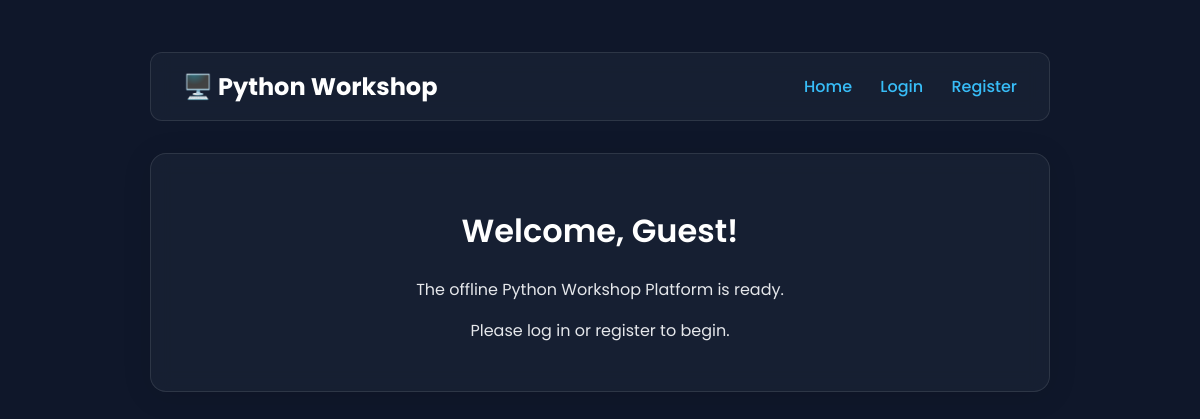
The app's page /index, older data.
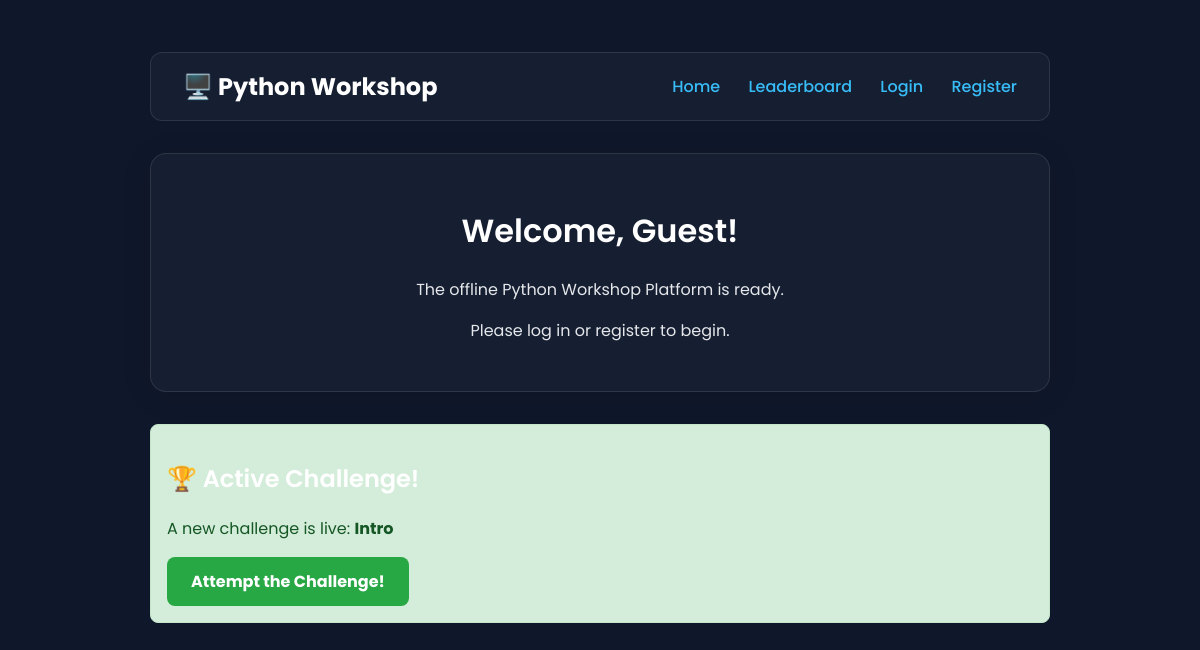
The same page, newer data.
### app/models.py (models this page shows, shortened)
class Question(db.Model):
    id = db.Column(db.Integer, primary_key=True)
    section_id = db.Column(db.Integer, db.ForeignKey('section.id'), nullable=False)
    title = db.Column(db.String(100), nullable=False)
    description = db.Column(db.Text, nullable=False)
    starter_code = db.Column(db.Text)
    hints = db.Column(db.Text)
    difficulty = db.Column(db.Integer, default=1)
    has_file_manager = db.Column(db.Boolean, default=False, nullable=False)
    expected_output = db.Column(db.Text)
    challenges = db.relationship('Challenge', backref='question', lazy='dynamic', cascade="all, delete-orphan")
    submissions = db.relationship('Submission', backref='question', lazy='dynamic', cascade="all, delete-orphan")
    drafts = db.relationship('Draft', backref='question', lazy='dynamic', cascade="all, delete-orphan")

### app/main.py (the view)
@bp.route('/')
@bp.route('/index')
def index():
    sections = Section.query.filter_by(is_unlocked=True).order_by(Section.id).all()
    active_challenge = Challenge.query.filter_by(is_active=True).first()
    return render_template('index.html', title='Home', sections=sections, active_challenge=active_challenge)

### app/main.py (called while the page is built)
@bp.app_context_processor
def inject_global_vars():
    leaderboard_setting = AppSetting.query.filter_by(key='leaderboard_visible').first()
    return dict(
        leaderboard_visible=(leaderboard_setting and leaderboard_setting.value == 'True')
    )

@bp.app_context_processor
def inject_global_vars():
    leaderboard_setting = AppSetting.query.filter_by(key='leaderboard_visible').first()
    hints_setting = AppSetting.query.filter_by(key='hints_enabled').first() # <-- ADD THIS
    return dict(
        leaderboard_visible=(leaderboard_setting and leaderboard_setting.value == 'True'),
        hints_enabled=(hints_setting and hints_setting.value == 'True') # <-- AND THIS
    )

### app/templates/index.html (shortened to what this page needs)
{% extends "base.html" %}
{% block content %}
<div class="card" style="text-align: center;">
    <h1>Welcome, {{ current_user.username if current_user.is_authenticated else 'Guest' }}!</h1>
    <p>The offline Python Workshop Platform is ready.</p>
    {% if not current_user.is_authenticated %}
    <p>Please log in or register to begin.</p>
    {% else %}
    <p style="margin-top: 2rem;">
        <a href="{{ url_for('main.download_submissions') }}" class="btn">Download My Submissions</a>
    </p>
    {% endif %}
</div>
{% if active_challenge %}
<div class="alert alert-success">
    <h2>🏆 Active Challenge!</h2>
    <p>A new challenge is live: <strong>{{ active_challenge.question.title }}</strong></p>
    <a href="{{ url_for('main.practice_question', question_id=active_challenge.q_id) }}" class="btn btn-success"><strong>Attempt the Challenge!</strong></a>
</div>
{% endif %}
{% endblock %}

Row changes from the older to the newer data that the page shows:
now on this page (row edited): Question: question "Intro"
Text that changed along with them:
text now shown: "Leaderboard 🏆 Active Challenge! A new challenge is live: Attempt the Challenge!"
